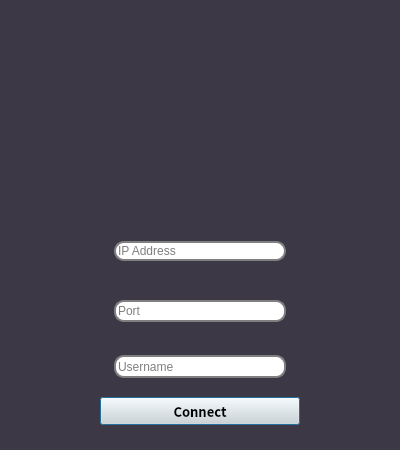
<?xml version="1.0" encoding="UTF-8"?>
<ui version="4.0">
 <class>CreateServerDialog</class>
 <widget class="QDialog" name="CreateServerDialog">
  <property name="geometry">
   <rect>
    <x>0</x>
    <y>0</y>
    <width>400</width>
    <height>450</height>
   </rect>
  </property>
  <property name="sizePolicy">
   <sizepolicy hsizetype="Preferred" vsizetype="Preferred">
    <horstretch>0</horstretch>
    <verstretch>0</verstretch>
   </sizepolicy>
  </property>
  <property name="minimumSize">
   <size>
    <width>0</width>
    <height>0</height>
   </size>
  </property>
  <property name="maximumSize">
   <size>
    <width>10000</width>
    <height>10000</height>
   </size>
  </property>
  <property name="sizeIncrement">
   <size>
    <width>1</width>
    <height>1</height>
   </size>
  </property>
  <property name="baseSize">
   <size>
    <width>1</width>
    <height>1</height>
   </size>
  </property>
  <property name="windowTitle">
   <string>Grackle</string>
  </property>
  <property name="styleSheet">
   <string notr="true">background-color: rgb(61, 56, 70);</string>
  </property>
  <layout class="QVBoxLayout" name="verticalLayout">
   <item>
    <widget class="QWidget" name="widget" native="true">
     <layout class="QHBoxLayout" name="horizontalLayout" stretch="2,0,2">
      <item>
       <widget class="QWidget" name="widget_2" native="true"/>
      </item>
      <item>
       <widget class="QWidget" name="widget_3" native="true">
        <layout class="QVBoxLayout" name="verticalLayout_2" stretch="4,1,1,1,0">
         <property name="spacing">
          <number>5</number>
         </property>
         <property name="leftMargin">
          <number>5</number>
         </property>
         <property name="topMargin">
          <number>5</number>
         </property>
         <property name="rightMargin">
          <number>5</number>
         </property>
         <property name="bottomMargin">
          <number>5</number>
         </property>
         <item>
          <widget class="QWidget" name="widget_5" native="true">
           <property name="sizePolicy">
            <sizepolicy hsizetype="Fixed" vsizetype="Fixed">
             <horstretch>10</horstretch>
             <verstretch>10</verstretch>
            </sizepolicy>
           </property>
           <property name="minimumSize">
            <size>
             <width>200</width>
             <height>200</height>
            </size>
           </property>
           <layout class="QVBoxLayout" name="verticalLayout_6">
            <item>
             <widget class="QFrame" name="frame">
              <property name="frameShape">
               <enum>QFrame::NoFrame</enum>
              </property>
              <property name="frameShadow">
               <enum>QFrame::Plain</enum>
              </property>
             </widget>
            </item>
           </layout>
          </widget>
         </item>
         <item>
          <widget class="QWidget" name="widget_6" native="true">
           <property name="sizePolicy">
            <sizepolicy hsizetype="Preferred" vsizetype="Minimum">
             <horstretch>0</horstretch>
             <verstretch>0</verstretch>
            </sizepolicy>
           </property>
           <layout class="QVBoxLayout" name="verticalLayout_7">
            <property name="topMargin">
             <number>0</number>
            </property>
            <property name="bottomMargin">
             <number>9</number>
            </property>
            <item>
             <widget class="QFrame" name="frame_2">
              <property name="styleSheet">
               <string notr="true">QLineEdit {
 border: 2px solid gray;
 border-radius: 10px;
}</string>
              </property>
              <property name="frameShape">
               <enum>QFrame::NoFrame</enum>
              </property>
              <property name="frameShadow">
               <enum>QFrame::Plain</enum>
              </property>
              <layout class="QVBoxLayout" name="verticalLayout_5" stretch="0">
               <property name="spacing">
                <number>5</number>
               </property>
               <property name="leftMargin">
                <number>5</number>
               </property>
               <property name="topMargin">
                <number>5</number>
               </property>
               <property name="rightMargin">
                <number>5</number>
               </property>
               <property name="bottomMargin">
                <number>5</number>
               </property>
               <item>
                <widget class="QLineEdit" name="ip_address">
                 <property name="enabled">
                  <bool>true</bool>
                 </property>
                 <property name="sizePolicy">
                  <sizepolicy hsizetype="Expanding" vsizetype="Fixed">
                   <horstretch>0</horstretch>
                   <verstretch>0</verstretch>
                  </sizepolicy>
                 </property>
                 <property name="styleSheet">
                  <string notr="true">background-color: rgb(255, 255, 255);</string>
                 </property>
                 <property name="maxLength">
                  <number>50</number>
                 </property>
                 <property name="placeholderText">
                  <string extracomment="IP">IP Address</string>
                 </property>
                </widget>
               </item>
              </layout>
             </widget>
            </item>
           </layout>
          </widget>
         </item>
         <item>
          <widget class="QWidget" name="widget_7" native="true">
           <layout class="QVBoxLayout" name="verticalLayout_10">
            <item>
             <widget class="QFrame" name="frame_3">
              <property name="styleSheet">
               <string notr="true">QLineEdit {
 border: 2px solid gray;
 border-radius: 10px;
}</string>
              </property>
              <property name="frameShape">
               <enum>QFrame::NoFrame</enum>
              </property>
              <property name="frameShadow">
               <enum>QFrame::Plain</enum>
              </property>
              <layout class="QVBoxLayout" name="verticalLayout_4" stretch="0">
               <property name="spacing">
                <number>5</number>
               </property>
               <property name="leftMargin">
                <number>5</number>
               </property>
               <property name="topMargin">
                <number>5</number>
               </property>
               <property name="rightMargin">
                <number>5</number>
               </property>
               <property name="bottomMargin">
                <number>5</number>
               </property>
               <item>
                <widget class="QLineEdit" name="port">
                 <property name="sizePolicy">
                  <sizepolicy hsizetype="Expanding" vsizetype="Preferred">
                   <horstretch>0</horstretch>
                   <verstretch>0</verstretch>
                  </sizepolicy>
                 </property>
                 <property name="styleSheet">
                  <string notr="true">background-color: rgb(255, 255, 255);</string>
                 </property>
                 <property name="maxLength">
                  <number>10</number>
                 </property>
                 <property name="alignment">
                  <set>Qt::AlignLeading|Qt::AlignLeft|Qt::AlignVCenter</set>
                 </property>
                 <property name="placeholderText">
                  <string extracomment="Port">Port</string>
                 </property>
                </widget>
               </item>
              </layout>
             </widget>
            </item>
           </layout>
          </widget>
         </item>
         <item>
          <widget class="QWidget" name="widget_9" native="true">
           <layout class="QVBoxLayout" name="verticalLayout_9">
            <item>
             <widget class="QFrame" name="frame_5">
              <property name="styleSheet">
               <string notr="true">QLineEdit {
 border: 2px solid gray;
 border-radius: 10px;
}</string>
              </property>
              <property name="frameShape">
               <enum>QFrame::NoFrame</enum>
              </property>
              <property name="frameShadow">
               <enum>QFrame::Plain</enum>
              </property>
              <layout class="QVBoxLayout" name="verticalLayout_3" stretch="0">
               <property name="spacing">
                <number>5</number>
               </property>
               <property name="leftMargin">
                <number>5</number>
               </property>
               <property name="topMargin">
                <number>5</number>
               </property>
               <property name="rightMargin">
                <number>5</number>
               </property>
               <property name="bottomMargin">
                <number>5</number>
               </property>
               <item>
                <widget class="QLineEdit" name="username">
                 <property name="sizePolicy">
                  <sizepolicy hsizetype="Expanding" vsizetype="Preferred">
                   <horstretch>0</horstretch>
                   <verstretch>0</verstretch>
                  </sizepolicy>
                 </property>
                 <property name="styleSheet">
                  <string notr="true">background-color: rgb(255, 255, 255);</string>
                 </property>
                 <property name="maxLength">
                  <number>30</number>
                 </property>
                 <property name="placeholderText">
                  <string extracomment="Username">Username</string>
                 </property>
                </widget>
               </item>
              </layout>
             </widget>
            </item>
           </layout>
          </widget>
         </item>
         <item>
          <widget class="QPushButton" name="connectButton">
           <property name="sizePolicy">
            <sizepolicy hsizetype="Expanding" vsizetype="Preferred">
             <horstretch>0</horstretch>
             <verstretch>0</verstretch>
            </sizepolicy>
           </property>
           <property name="font">
            <font>
             <family>Noto Sans CJK JP</family>
             <pointsize>10</pointsize>
             <weight>75</weight>
             <bold>true</bold>
            </font>
           </property>
           <property name="tabletTracking">
            <bool>false</bool>
           </property>
           <property name="styleSheet">
            <string notr="true">background-color: rgb(222, 221, 218);</string>
           </property>
           <property name="text">
            <string>Connect</string>
           </property>
           <property name="iconSize">
            <size>
             <width>50</width>
             <height>16</height>
            </size>
           </property>
          </widget>
         </item>
        </layout>
       </widget>
      </item>
      <item>
       <widget class="QWidget" name="widget_4" native="true"/>
      </item>
     </layout>
    </widget>
   </item>
  </layout>
 </widget>
 <resources/>
 <connections/>
</ui>
